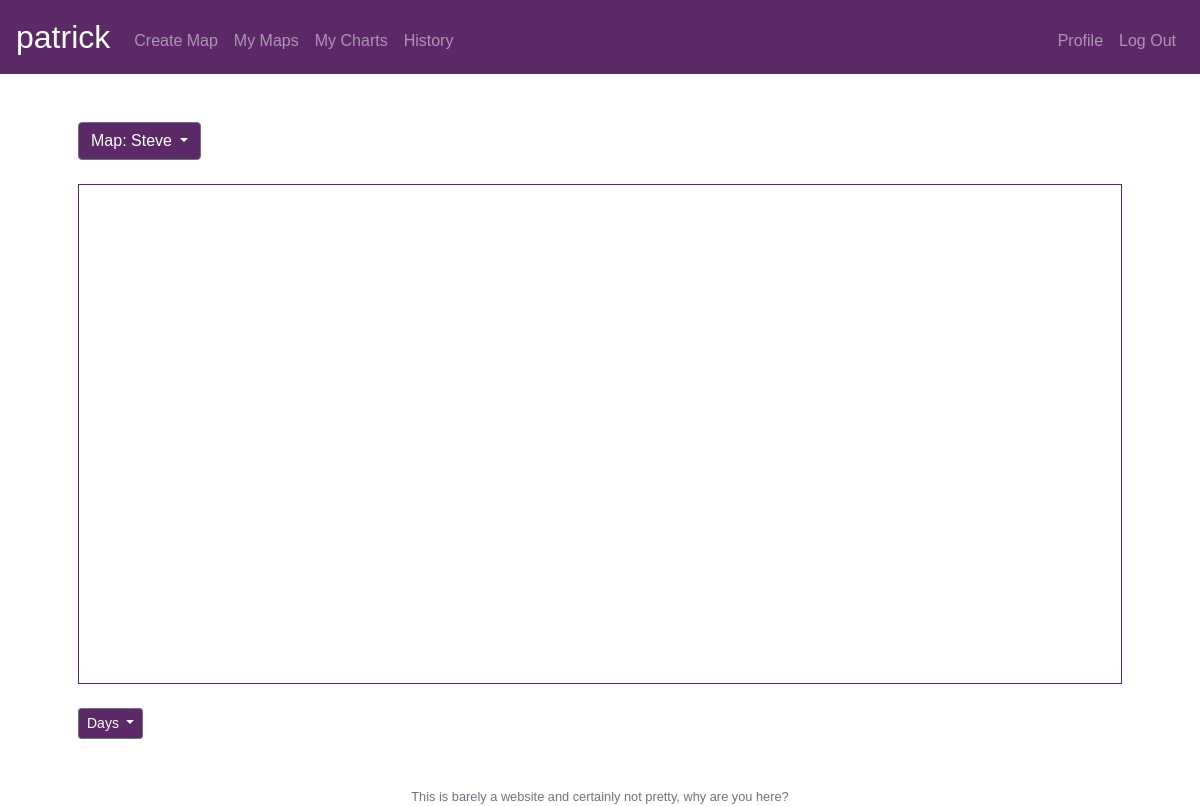
The page /map (signed in) on the database as committed earlier.
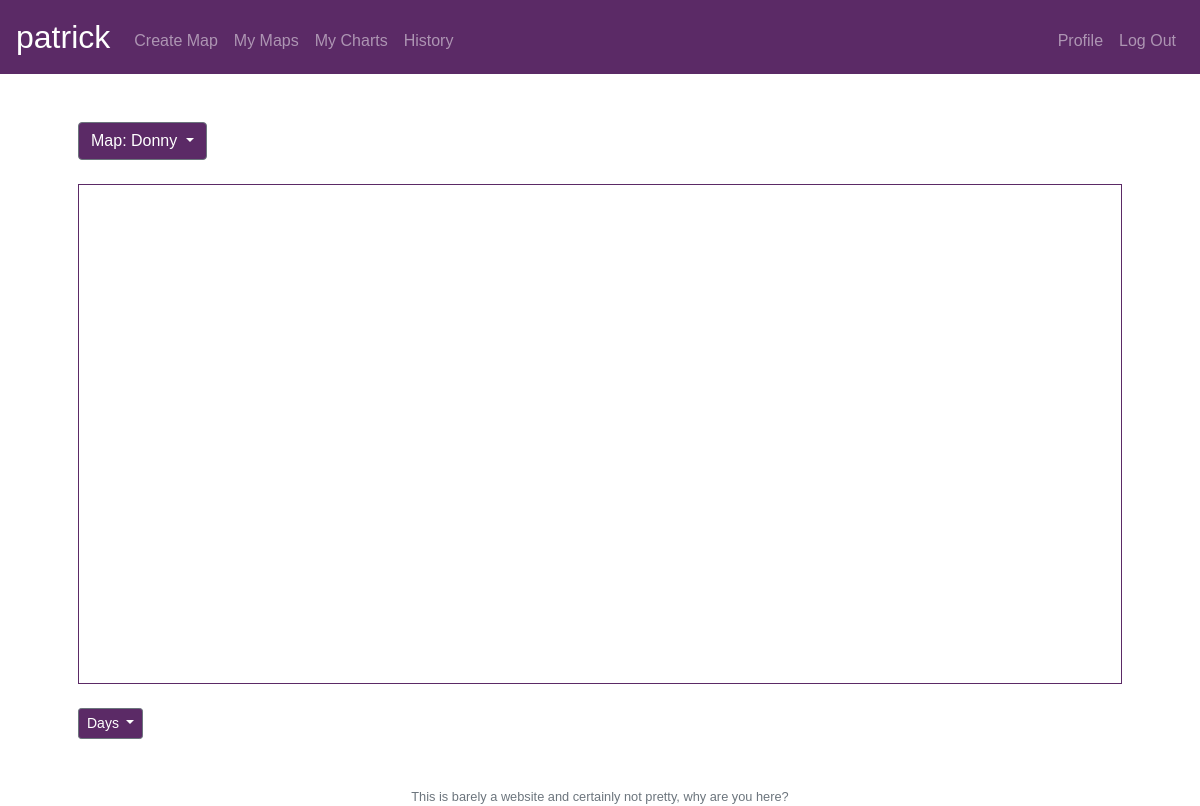
The same page on the database as committed later.
### patw/models.py (models this page shows, shortened)
class Polar(db.Model):
    __tablename__ = "polar"
    id = db.Column(db.Integer, primary_key=True)
    country_code = db.Column(db.String(10), nullable=False)
    start_time = db.Column(db.BigInteger, nullable=False)
    end_time = db.Column(db.BigInteger, nullable=False)
    user_id = db.Column(db.Integer, db.ForeignKey("users.user_id"), nullable=False)
    map_name = db.Column(db.String(20), nullable=False)
    date_created = db.Column(db.DateTime, nullable=False)
    __table_args__ = (db.UniqueConstraint('country_code', 'start_time', 'end_time', 'user_id', 'map_name', name="_multiple_countries_uc"),)

### patw/routes.py (the view)
@app.route("/map", methods=["GET", "POST"])
@login_required
def map():
    map_list = get_map_list()
    if not map_list:
        flash(Markup("You don't seem to have any maps yet, so here's one I made earlier! <a href='/createmap' class='alert-link'>Click here to make your own!</a>"), "info")
        return redirect("/patricksmap")
    if request.args.get('m'):
        map_name = request.args.get('m')
        if map_name not in map_list:
            flash(f"You don't have a map called {map_name}!", "warning")
            map_name = map_list[0]
    else:
        map_name = map_list[0]
    if request.args.get('l'):
        label = request.args.get('l')
        if label not in LABEL_LIST:
            flash(f"{label} is not a supported time period.", "warning")
            label = 'Days'
    else:
        label = 'Days'
    data = get_map_data(current_user.user_id, map_name)
    data = label_maker(data)
    if len(map_list) == 1:
        map_list = []
    return render_template("map.html", data=data, map_list=map_list,
                current_map=map_name, label=label, label_list=LABEL_LIST)

### patw/helpers.py (called while the page is built)
def get_map_data(user_id, map_name):
    data = []
    temp = {}
    map_data = Polar.query.filter_by(user_id=user_id, map_name=map_name)
    for entry in map_data:
        try:
            temp[entry.country_code] += (entry.end_time - entry.start_time)
        except KeyError:
            temp[entry.country_code] = (entry.end_time - entry.start_time)
    for country, value in temp.items():
        data.append({"id":country, "value":value})
    return data

def get_map_list():
    maps = Polar.query.filter_by(user_id=current_user.user_id
                ).group_by(Polar.map_name).order_by(Polar.date_created.desc()).all()
    list = []
    for map in maps:
        list.append(map.map_name)
    return list

def label_maker(data):
    for entry in data:
            entry['seconds_label'] = ": {:,} seconds".format(entry['value'])
            value = int(entry['value'])/3600
            entry['hours_label'] = ": {:,.0f} hours".format(value)
            value = value/24
            entry['days_label'] = ": {:,.1f} days".format(value)
            value = value/7
            entry['weeks_label'] = ": {:,.1f} weeks".format(value)
            value = int(entry['value'])/31556926
            entry['years_label'] = ": {:,.2f} years".format(value)
    return data

### patw/models.py (called while the page is built)
@login_manager.user_loader
def load_user(user_id):
    return User.query.get(user_id)

### patw/routes.py (called while the page is built)
@app.context_processor
def context_processor():
    dictionary = dict(loginform = LogInForm())
    return dictionary

### patw/templates/map.html (shortened to what this page needs)
{% extends "layout.html" %}
{% block main %}
{% if patrick %}
<div style="padding-bottom:5px">Here is Patrick's heat map</div>
{% elif map_list %}
<div class="dropdown">
  <button class="btn btn-secondary dropdown-toggle" name='dropdown' type="button" id="dropdownMenuButton" data-toggle="dropdown" aria-haspopup="true" aria-expanded="false">
    Map: {{ current_map }}
  </button>
</div>
<br>
{% endif %}
<div id="chartdiv"></div>
<br>
<div class="dropdown">
  <button class="btn btn-secondary btn-sm dropdown-toggle" name='labeldropdown' type="button" id="labelMenuButton" data-toggle="dropdown" aria-haspopup="true" aria-expanded="false">
    {{ label }}
  </button>
</div>
{% endblock %}

### patw/templates/layout.html (shortened to what this page needs)
<!DOCTYPE html>
<html lang="en-uk">
  <head>
    <link href="https://maxcdn.bootstrapcdn.com/bootstrap/4.1.3/css/bootstrap.min.css" rel="stylesheet">
    <link href="/static/styles.css" rel="stylesheet">
  </head>
  <body>
    <nav class="navbar navbar-expand-md navbar-dark">
        <a class="navbar-brand" href="/">
          <span>patrick</span>
        </a>
        <div class="collapse navbar-collapse" id="navbar">
            {% if current_user.is_authenticated %}
                <ul class="navbar-nav mr-auto mt-2">
                    <li class="nav-item"><a class="nav-link" href="/createmap">Create Map</a></li>
                    <li class="nav-item"><a class="nav-link" href="/map">My Maps</a></li>
                    <li class="nav-item"><a class="nav-link" href="/charts">My Charts</a></li>
                    <li class="nav-item"><a class="nav-link" href="/history">History</a></li>
                </ul>
                <ul class="navbar-nav ml-auto mt-2">
                    <li class="nav-item"><a class="nav-link" href="/profile">Profile</a></li>
                    <li class="nav-item nav-link" data-toggle="dropdown">Log Out</li>
                </ul>
            {% endif %}
        </div>
    </nav>
    <main class="container p-5">
      {% block main %}{% endblock %}
    </main>
    <footer class="small text-center text-muted">
      This is barely a website and certainly not pretty, why are you here?
    </footer>
  </body>
</html>

### patw/static/styles.css (style rules this page uses)
body { background-color: #fff }
* { font-family: 'Galdeano', sans-serif !important; }
nav { background-color:#5B2A66; }
nav .navbar-brand { font-size: xx-large; }
.btn-secondary { background-color:#5B2A66 }
main { overflow-x: auto; }
#chartdiv { width: 100%; height: 500px; padding-left: 1px; border: 1px solid #5B2A66; }

Rows that differ between the two databases and show on the page:
no longer on this page (row unchanged): Polar: map_name "Steve"
added Polar: map_name "Donny"
